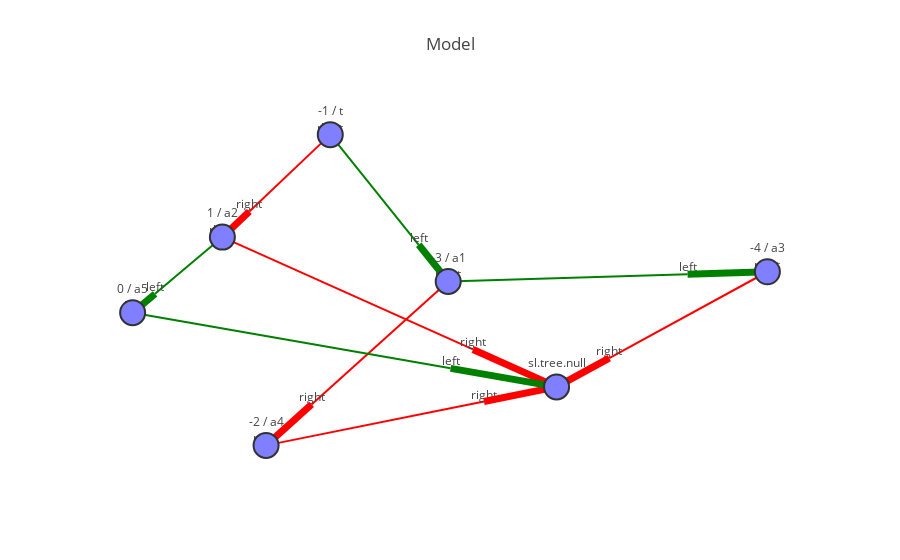

This figure's notebook cell:
### Code cell
iplot(m)

### Figure 1 — Plotly figure (JSON) as saved in the notebook; plotly's stock layout.template omitted (floating-point values rounded to 4 significant figures)
{"data": [{"hoverinfo": "none", "line": {"color": "red", "width": 2}, "mode": "lines+text", "text": "right", "textposition": "top", "type": "scatter", "x": [0.1563, -0.2048, null, -0.4406, 0.2219, null, 1, 0.5821, null, -0.3251, 0.2508, null, -0.1554, -0.3693, null], "y": [0.07245, -0.5529, null, 0.2981, -0.2734, null, 0.1219, -0.3175, null, -0.7614, -0.5383, null, 0.8195, 0.4285, null]}, {"hoverinfo": "none", "line": {"color": "red", "width": 7}, "mode": "lines", "type": "scatter", "x": [-0.2048, -0.3251, null, 0.2219, 0.4427, null, 0.5821, 0.4427, null, 0.2508, 0.4427, null, -0.3693, -0.4406, null], "y": [-0.5529, -0.7614, null, -0.2734, -0.464, null, -0.3175, -0.464, null, -0.5383, -0.464, null, 0.4285, 0.2981, null]}, {"hoverinfo": "none", "line": {"color": "green", "width": 2}, "mode": "lines+text", "text": "left", "textposition": "top", "type": "scatter", "x": [0.1563, 0.7891, null, -0.4406, -0.6186, null, -0.6779, 0.1626, null, -0.1554, 0.07839, null], "y": [0.07245, 0.1095, null, 0.2981, 0.009609, null, -0.08657, -0.3696, null, 0.8195, 0.2592, null]}, {"hoverinfo": "none", "line": {"color": "green", "width": 7}, "mode": "lines", "type": "scatter", "x": [0.7891, 1, null, -0.6186, -0.6779, null, 0.1626, 0.4427, null, 0.07839, 0.1563, null], "y": [0.1095, 0.1219, null, 0.009609, -0.08657, null, -0.3696, -0.464, null, 0.2592, 0.07245, null]}, {"hoverinfo": "text", "marker": {"color": "rgb(127,127,255)", "line": {"color": "rgb(50,50,50)", "width": 2}, "size": 25, "symbol": "dot"}, "mode": "markers+text", "text": ["-3 / a1", "1 / a2", "-4 / a3", "-2 / a4", "0 / a5", "sl.tree.null", "-1 / t"], "textposition": "top", "type": "scatter", "x": [0.1563, -0.4406, 1, -0.3251, -0.6779, 0.4427, -0.1554], "y": [0.07245, 0.2981, 0.1219, -0.7614, -0.08657, -0.464, 0.8195]}], "layout": {"font": {"size": 12}, "hovermode": "closest", "showlegend": false, "title": "Model", "xaxis": {"showgrid": false, "showticklabels": false, "zeroline": false}, "yaxis": {"showgrid": false, "showticklabels": false, "zeroline": false}}}
